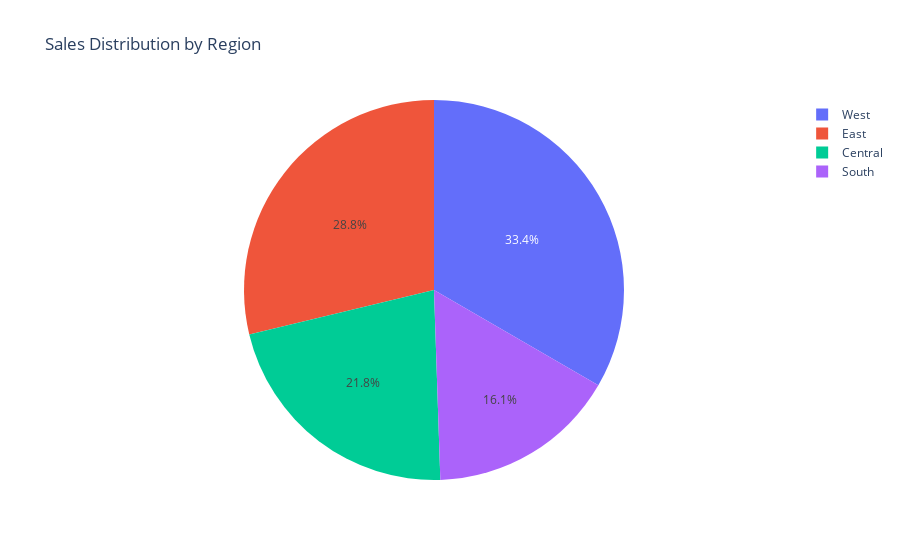

Notebook source saved alongside this figure:
### Markdown cell above
Notably, there's a substantial peak at zero on the sales axis, suggesting a frequent incidence of break-even or non-profitable transactions.

### Code cell
import pandas as pd
import plotly.express as px

# sales distribution by region

# Plot
fig = px.pie(data, values='Sales', names='Region', title='Sales Distribution by Region')
fig.show()

### Figure 1 — Plotly figure (JSON) as saved in the notebook; plotly's stock layout.template omitted (floating-point values rounded to 4 significant figures; data arrays with more than 128 entries replaced by an {"elided": "..."} marker saying what was removed)
{"data": [{"domain": {"x": [0, 1], "y": [0, 1]}, "hovertemplate": "Region=%{label}<br>Sales=%{value}<extra></extra>", "labels": {"elided": "5901 str values"}, "legendgroup": "", "name": "", "showlegend": true, "type": "pie", "values": {"elided": "5901 float values"}}], "layout": {"legend": {"tracegroupgap": 0}, "title": {"text": "Sales Distribution by Region"}}}
